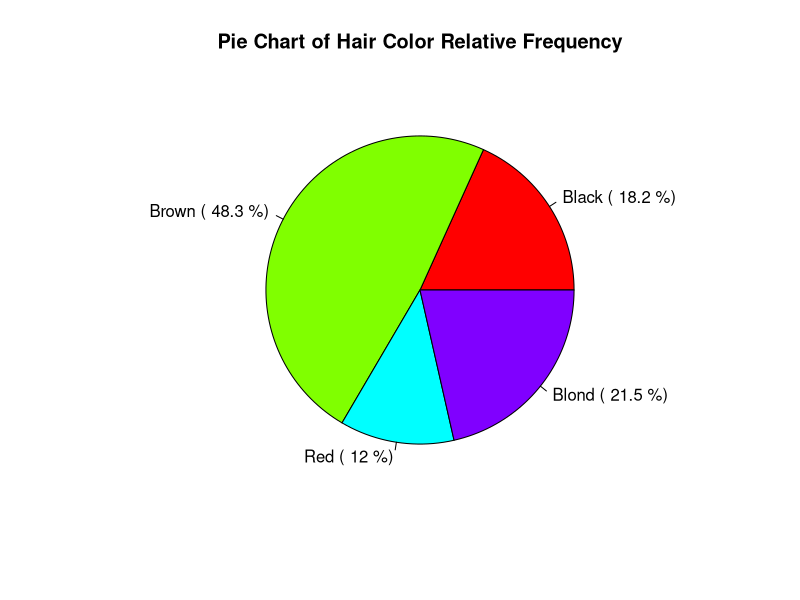
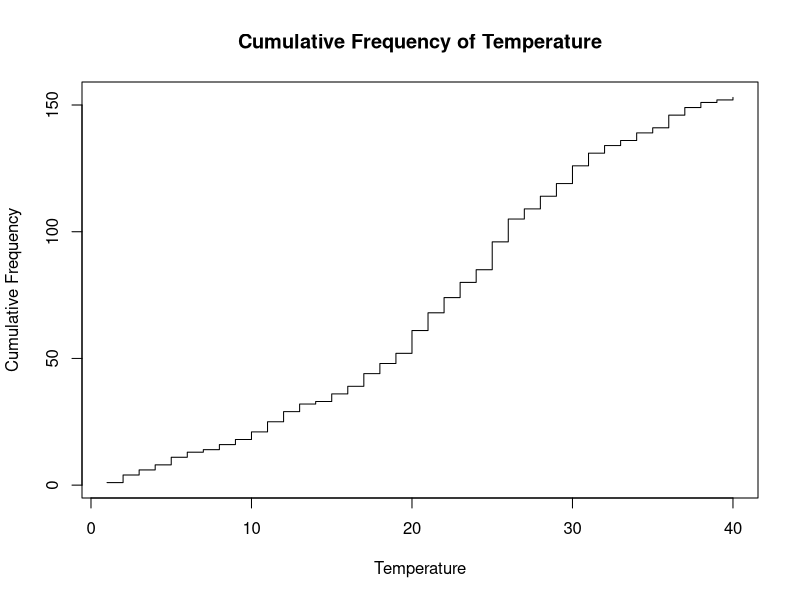
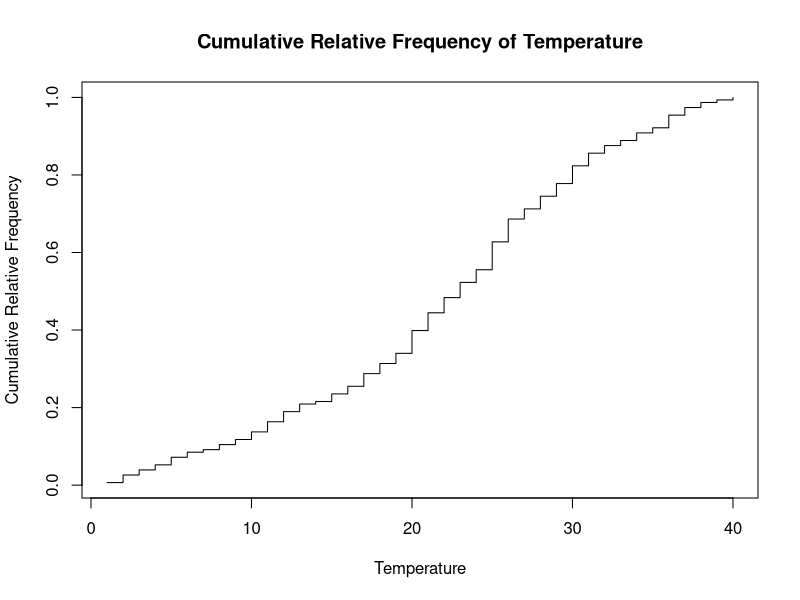
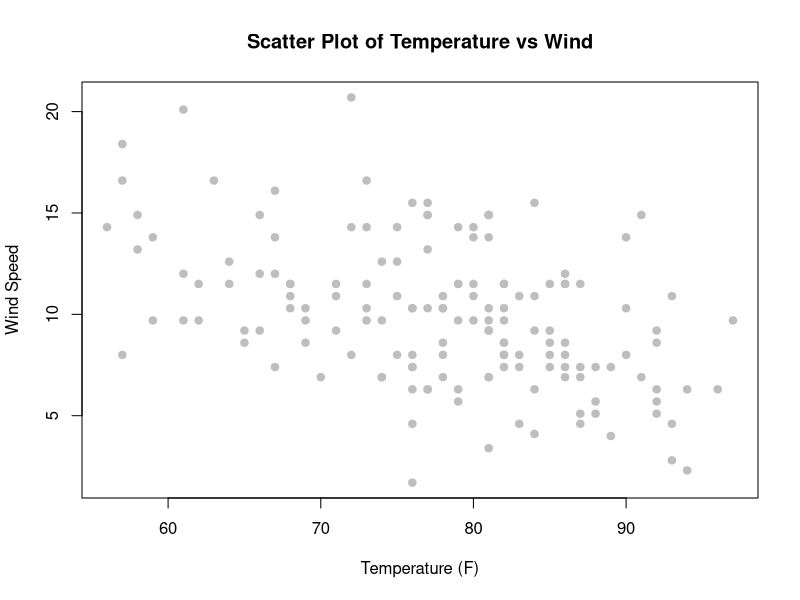

These figures' R source, in order:
# file3.R
library(ggplot2)
library(dplyr)

qualitative_measures <- function() {
  
  data(HairEyeColor)
  
  hair_eye_df <- as.data.frame(HairEyeColor)
  
  relative_freq <- hair_eye_df %>%
    group_by(Hair) %>%
    summarise(Frequency = sum(Freq)) %>%
    mutate(RelativeFrequency = Frequency / sum(Frequency))
  
  print(relative_freq)
  
  # Bar Graph
  library(ggplot2)
  ggplot(relative_freq, aes(x = Hair, y = RelativeFrequency, fill = Hair)) +
    geom_bar(stat = "identity") +
    labs(title = "Bar Graph of Hair Color Relative Frequency", x = "Hair Color", y = "Relative Frequency") +
    theme_minimal()
  
  # Pie Chart
  pie(relative_freq$RelativeFrequency,
      labels = paste(relative_freq$Hair, "(", round(relative_freq$RelativeFrequency * 100, 1), "%)"),
      main = "Pie Chart of Hair Color Relative Frequency",
      col = rainbow(length(relative_freq$Hair)))
  
}

quantitative_measures <- function() {
  
  data("airquality")
  
  # cumulative frequency for the Temp column
  cumulative_freq <- cumsum(table(airquality$Temp))
  plot(cumulative_freq, type="s", main="Cumulative Frequency of Temperature", xlab="Temperature", ylab="Cumulative Frequency")
  
  # Cumulative relative frequency of Temp
  cumulative_rel_freq <- cumsum(prop.table(table(airquality$Temp)))
  plot(cumulative_rel_freq, type="s", main="Cumulative Relative Frequency of Temperature", xlab="Temperature", ylab="Cumulative Relative Frequency")
  
  # Scatter plot between Temp and Wind
  plot(airquality$Temp, airquality$Wind, main="Scatter Plot of Temperature vs Wind", xlab="Temperature (F)", ylab="Wind Speed", col= 'gray', pch=19)
  
}

qualitative_measures()

quantitative_measures()
